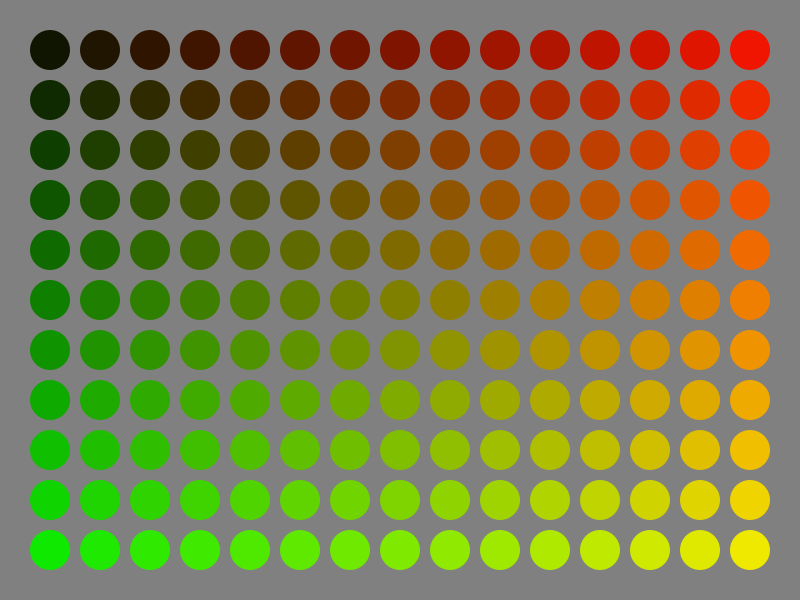
Frame 1 (no input)
Frame 60 (the mouse pressed at the canvas centre just before this capture): identical to frame 1, image omitted
Frame 120 (the mouse held since frame 60 and released just before this capture): identical to frame 1, image omitted

The Processing sketch that drew this single still picture (run headless with seeded random() and noise(); from frame 60 on, the mouse is pressed at the canvas centre):

// Processing sketch: circle_grid
// ── circle_grid.pde
void setup() {
  size(800, 600);
}

void draw() {
  float i, j;
  
  background(128);
  noStroke();
  
  for(i = 50; i < 800; i += 50) {
    for(j = 50; j < 600; j += 50) {
      fill(i * 255 / 800, j * 255 / 600, 0);
      ellipse(i, j, 40, 40);
    }  
  }
}
